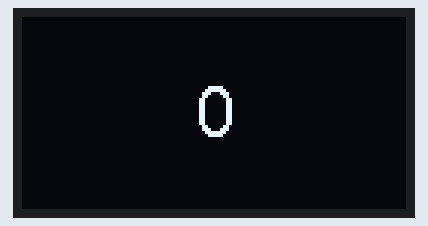
A sketch run on a simulated ESP32. Parts: 128×64 one-colour display. WiFi joins after 1.5 s; servers stay silent unless stated; uploads are accepted with an empty reply; what the sketch prints to the serial monitor is not drawn.

Above: at 6.8 s.

The sketch:

fensishuxianshiq.ino
```cpp
#include <Wire.h>               // Only needed for Arduino 1.6.5 and earlier
#include <WiFi.h>
#include <Ticker.h>
#include <HTTPClient.h>
#include <ArduinoJson.h>
#include "SSD1306Wire.h"        // legacy: #include "SSD1306.h"
SSD1306Wire display(0x3c, SDA, SCL);   // ADDRESS, SDA, SCL  -  SDA and SCL usually populate automatically based on your board's pins_arduino.h
const char* ssid     = "";//wifi的ssid
const char* password = "";//wifi的密码

const char* userId = "";//自己b站的UID
uint8_t refreshing = 0;//
const char* streamId   = "....................";
const char* privateKey = "....................";
uint8_t count = 0;//起到计时的作用
Ticker ticker;//声明一个系统变量
HTTPClient http;
uint32_t requestBNumber(const char* userId);
void refreshBNumber();
void showMessage(String message);
void setup() {
  // put your setup code here, to run once:
  Serial.begin(115200);
  Serial.println();
  Serial.println();
  Serial.print("Connecting to ");
  Serial.println(ssid);
  WiFi.begin(ssid, password);
    while (WiFi.status() != WL_CONNECTED) {
        delay(500);
        Serial.print(".");
    }
    Serial.println("");
    Serial.println("WiFi connected");
    Serial.println("IP address: ");
    Serial.println(WiFi.localIP());

  ticker.attach(1, []() {
    count ++;
  });
  // Initialising the UI will init the display too.
  display.init();

  display.flipScreenVertically();
  display.setFont(ArialMT_Plain_10);
}

void loop() {

  if(count % 5 == 0) {
    if(refreshing != count) {
      refreshing = count;
      refreshBNumber();
    }
  }


    display.display();
    delay(10);
}


uint32_t requestBNumber(const char* userId) {
  int httpCode;
  http.begin("api.bilibili.com", 80, "/x/relation/stat?vmid=" + String(userId));//请求API接口，接口地址api.bilibili.com，路径/x/relation/stat?vmid，userId，你的账号id
  httpCode = http.GET();//接下来就会返回一个数据
  if(httpCode == HTTP_CODE_OK) {
    DynamicJsonDocument doc(1024);
    deserializeJson(doc, http.getString());
    JsonObject response = doc.as<JsonObject>();
    return response["data"]["follower"].as<uint32_t>();//首先获取dat变量下的follower，然后转成uint32类型，然后返回
  } else {
    Serial.println(http.getString());
    delay(3000);
    Serial.printf("start retry....");

    return requestBNumber(userId);
  }
}


void refreshBNumber() {
  uint32_t number = requestBNumber(userId);
  Serial.println(number);
  showMessage(String(number));
}


void showMessage(String message) {
  display.clear();
  display.setFont(ArialMT_Plain_24);
  display.setTextAlignment(TEXT_ALIGN_CENTER);
  display.drawString(64, 18, message);
  display.display();
}
```
